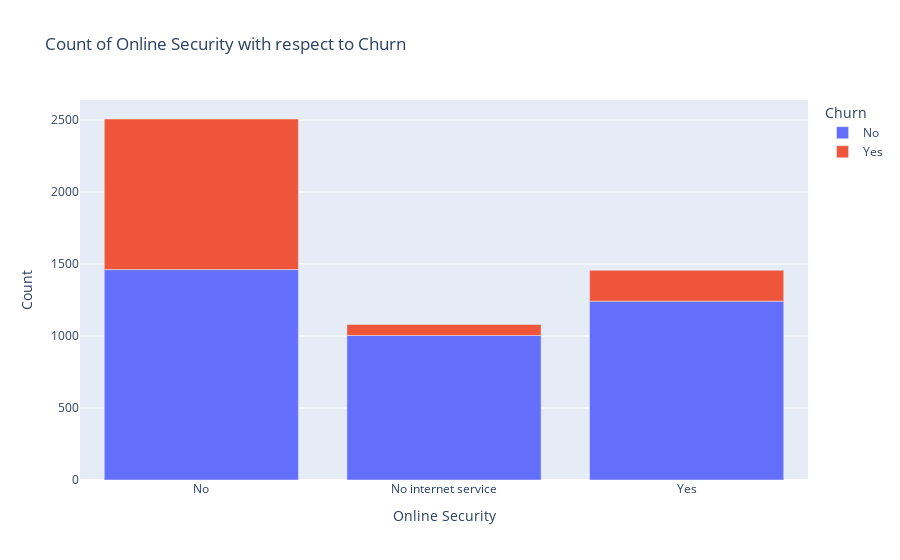

Write notebook code for a chart like this one.
### Markdown cell above
#### **Online Security Against Churn**

### Code cell
#Create a DataFrame for the count of "OnlineSecurity" against "Churn"
count_df = df_merged.groupby(["OnlineSecurity", "Churn"]).size().reset_index(name="Count")

#Create a bar plot using Plotly Express
fig = px.bar(count_df, x="OnlineSecurity", y="Count", color="Churn",
             title="Count of Online Security with respect to Churn",
             labels={"OnlineSecurity": "Online Security", "Count": "Count", "Churn": "Churn"})

#Show the plot
fig.show()

# Create a DataFrame for the count of "OnlineSecurity" against "Churn"
count_df = df_merged.groupby(["OnlineSecurity", "Churn"]).size().reset_index(name="Count")

# Set the style
sns.set(style="whitegrid")

# Create a bar plot using Seaborn
plt.figure(figsize=(8, 6))
sns.barplot(data=count_df, x="OnlineSecurity", y="Count", hue="Churn", palette="viridis")

# Set labels and title
plt.xlabel("Online Security")
plt.ylabel("Count")
plt.title("Count of Online Security with respect to Churn")

# Show the plot
plt.show()

### Figure 1 — Plotly figure (JSON) as saved in the notebook; plotly's stock layout.template omitted (floating-point values rounded to 4 significant figures)
{"data": [{"alignmentgroup": "True", "hovertemplate": "Churn=No<br>Online Security=%{x}<br>Count=%{y}<extra></extra>", "legendgroup": "No", "marker": {"color": "#636efa", "pattern": {"shape": ""}}, "name": "No", "offsetgroup": "No", "orientation": "v", "showlegend": true, "textposition": "auto", "type": "bar", "x": ["No", "No internet service", "Yes"], "xaxis": "x", "y": [1461, 1004, 1242], "yaxis": "y"}, {"alignmentgroup": "True", "hovertemplate": "Churn=Yes<br>Online Security=%{x}<br>Count=%{y}<extra></extra>", "legendgroup": "Yes", "marker": {"color": "#EF553B", "pattern": {"shape": ""}}, "name": "Yes", "offsetgroup": "Yes", "orientation": "v", "showlegend": true, "textposition": "auto", "type": "bar", "x": ["No", "No internet service", "Yes"], "xaxis": "x", "y": [1046, 76, 214], "yaxis": "y"}], "layout": {"barmode": "relative", "legend": {"title": {"text": "Churn"}, "tracegroupgap": 0}, "title": {"text": "Count of Online Security with respect to Churn"}, "xaxis": {"anchor": "y", "domain": [0, 1], "title": {"text": "Online Security"}}, "yaxis": {"anchor": "x", "domain": [0, 1], "title": {"text": "Count"}}}}
